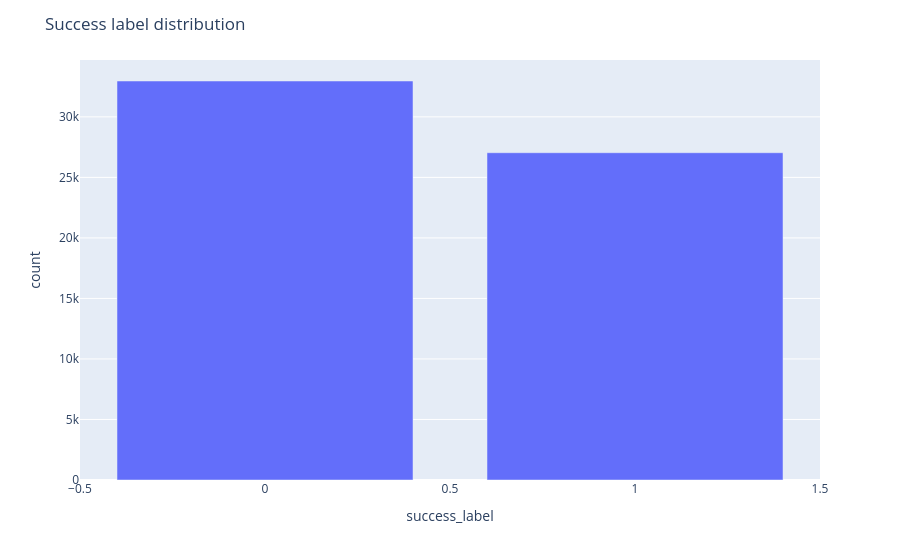

The notebook cell this image was saved under:
### Code cell
import plotly.express as px

success_counts = (
    assignments["success_label"]
    .value_counts()
    .sort_index()
    .reset_index()
)
success_counts.columns = ["success_label", "count"]

fig = px.bar(success_counts, x="success_label", y="count")
fig.update_layout(title="Success label distribution")
fig.show()

### Figure 1 — Plotly figure (JSON) as saved in the notebook; plotly's stock layout.template omitted (floating-point values rounded to 4 significant figures)
{"data": [{"hovertemplate": "success_label=%{x}<br>count=%{y}<extra></extra>", "legendgroup": "", "marker": {"color": "#636efa", "pattern": {"shape": ""}}, "name": "", "orientation": "v", "showlegend": false, "textposition": "auto", "type": "bar", "x": [0, 1], "xaxis": "x", "y": [32963, 27037], "yaxis": "y"}], "layout": {"barmode": "relative", "legend": {"tracegroupgap": 0}, "margin": {"t": 60}, "title": {"text": "Success label distribution"}, "xaxis": {"anchor": "y", "domain": [0, 1], "title": {"text": "success_label"}}, "yaxis": {"anchor": "x", "domain": [0, 1], "title": {"text": "count"}}}}
